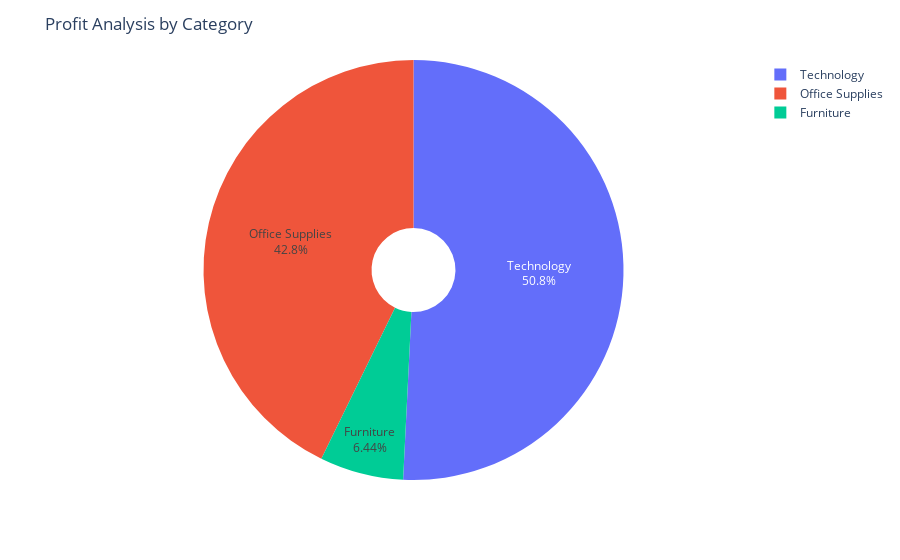

The notebook cell this image was saved under:
### Code cell
fig = px.pie(profit_by_category,
             names='Category',
             values='Profit',
             hole = 0.2)
fig.update_traces(textposition = 'inside',textinfo = 'percent + label')
fig.update_layout(title_text = 'Profit Analysis by Category')

fig.show()

### Figure 1 — Plotly figure (JSON) as saved in the notebook; plotly's stock layout.template omitted (floating-point values rounded to 4 significant figures)
{"data": [{"domain": {"x": [0, 1], "y": [0, 1]}, "hole": 0.2, "hovertemplate": "Category=%{label}<br>Profit=%{value}<extra></extra>", "labels": ["Furniture", "Office Supplies", "Technology"], "legendgroup": "", "name": "", "showlegend": true, "textinfo": "percent+label", "textposition": "inside", "type": "pie", "values": [18450.0, 122500.0, 145500.0]}], "layout": {"legend": {"tracegroupgap": 0}, "margin": {"t": 60}, "title": {"text": "Profit Analysis by Category"}}}
